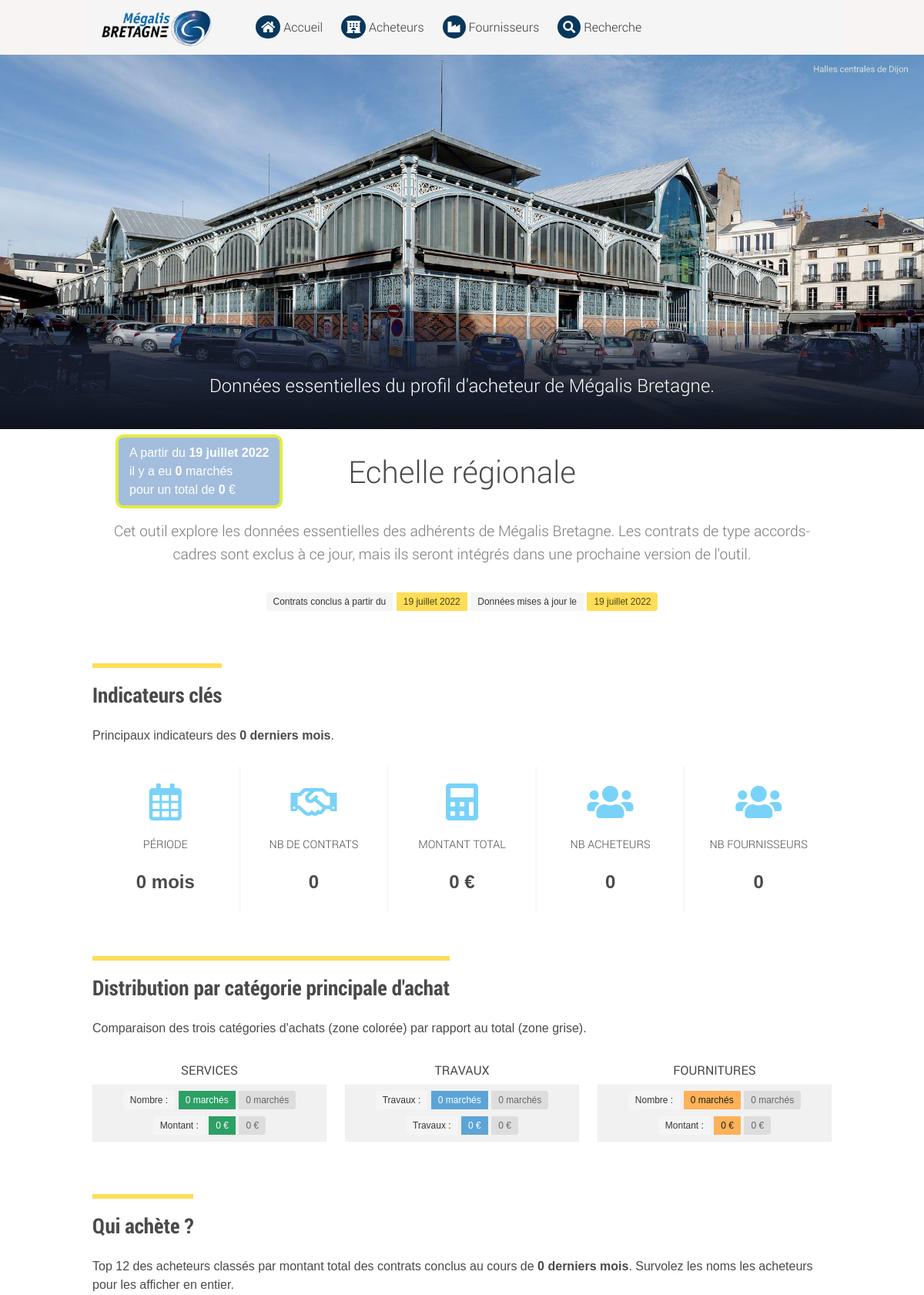
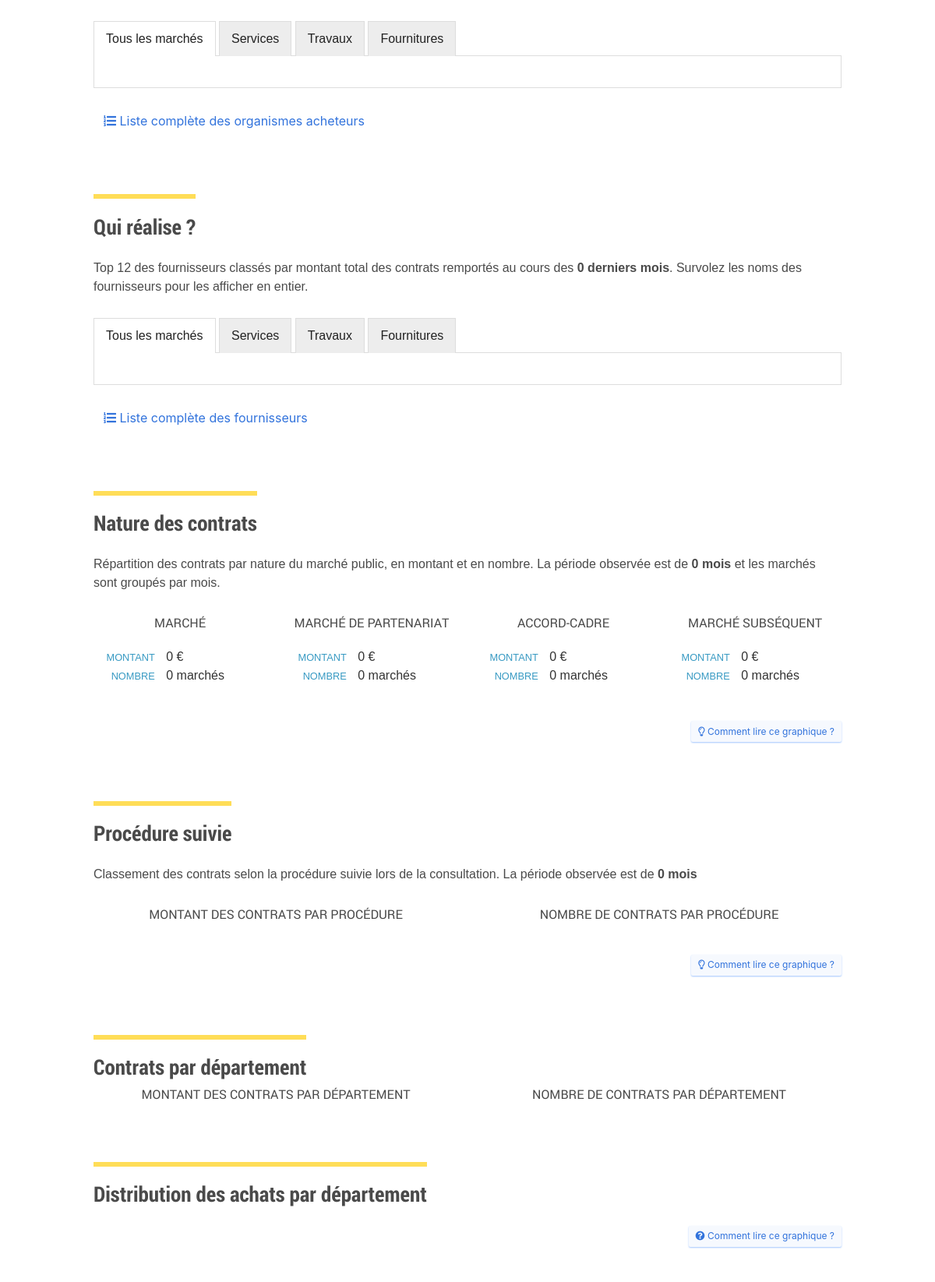
The page /ui/territoire.php (upper part) on the database its author committed (2 pictures, top to bottom).
### tables this page shows
CREATE TABLE `nature` (
  `id_nature` int(10) UNSIGNED NOT NULL,
  `nom_nature` varchar(45) DEFAULT NULL
);

### ui/inc/config.php (called while the page is built)
<?php
require_once('data/model.php');
require_once('data/connect.php');
$connect->set_charset("utf8");
$config = getConfig($connect);
$formatter = new IntlDateFormatter('fr_FR', IntlDateFormatter::SHORT, IntlDateFormatter::SHORT);
$formatter->setPattern('d MMMM Y');
$debut = new DateTime($config['date_debut']);
$fin = new DateTime($config['date_mise_a_jour']);
$interval = $debut->diff($fin);
$yearsInMonths = $interval->format('%r%y') * 12;
$months = $interval->format('%r%m');
$nb_mois = $yearsInMonths + $months;
$donnees_mises_a_jour = $formatter->format(new DateTime($config['date_mise_a_jour']));
$donnees_a_partir_du = $formatter->format(new DateTime($config['date_debut']));
?>

### ui/data/model.php (called while the page is built, shortened)
<?php
function clean_get_dept()
{
  try
  {
    return 0;
  }
  catch (Exception $e)
  {
    return 0;
  }
}
function nf ($n)
{
  return number_format ($n, 0, ",", " ");
}
function getConfig ($connect)
{
    $sql = "SELECT date_mise_a_jour,date_debut
          FROM config";
    try
    {
        $result = $connect->query($sql);
    }
    catch (Exception $e)
    {
        $nom = $e;
    }
    $out = [];
    $out['date_mise_a_jour'] = $date_mise_a_jour;
    $out['date_debut'] = $date_debut;
    return $out;
}
function getKPI ($connect, $id=0, $months=0, $dept=0)
{
  $sql = "SELECT SUM(montant) as montant_total,
  COUNT(m.id) as nombre,
  MAX(montant) maximum,
  AVG(montant) moyenne,
  (DATEDIFF( MAX(date_notification), MIN(date_notification) ) / 30 ) periode,
  COUNT(DISTINCT(a.nom_acheteur)) nb_acheteurs,
  COUNT(DISTINCT(t.denomination_sociale)) nb_fournisseurs
  FROM marche m
  LEFT JOIN acheteur a ON a.id_acheteur = m.id_acheteur
  INNER JOIN marche_titulaires mt ON m.id_marche = mt.id_marche
  INNER JOIN titulaire t ON mt.id_titulaires = t.id_titulaire
  INNER JOIN lieu l ON l.id_lieu = m.id_lieu_execution
  WHERE m.date_notification > '0000-00-00' ";
  try
  {
    $result = $connect->query($sql);
    $kpi = [];
    if ($result)
    {
      while ( $r = mysqli_fetch_assoc( $result ) )
      {
        $kpi['montant_total'] = $r['montant_total'];
        $kpi['nombre'] = $r['nombre'];
        $kpi['maximum'] = $r['maximum'];
        $kpi['moyenne'] = $r['moyenne'];
        $kpi['periode'] = $months > 0 ? $months : $r['periode'];
        $kpi['nb_acheteurs'] = $r['nb_acheteurs'];
        $kpi['nb_fournisseurs'] = $r['nb_fournisseurs'];
        $kpi['sql'] = $sql;
      }
    }
  }
  catch (Exception $e) {  }
  return $kpi;
}
function getNatures2 ($connect, $id=0, $months=12)
{
  $sql = "SELECT n.id_nature, COALESCE(COUNT(m.montant), 0) nb_nature, COALESCE(SUM(m.montant),0) total, n.nom_nature
          FROM nature n
          LEFT JOIN (
            SELECT *
            FROM marche
            WHERE date_notification > '0000-00-00'
            AND date_notification > DATE_SUB(CURRENT_DATE(), INTERVAL $months MONTH)
          ) m ON n.id_nature = m.id_nature ";
  $sql .= "GROUP BY nom_nature ORDER BY id_nature ASC";
  try
  {
    $result = $connect->query($sql);
    $out=[];
    if ($result)
    {
      while ( $r = mysqli_fetch_assoc( $result ) )
      {
        $out[]=$r;
      }
    }
  }
  catch (Exception $e) {  }
  return $out;
}

### ui/territoire.php (the view, shortened to what this page needs)
<?php
include('inc/head.php');
include('inc/config.php');
?>
<?php
include('inc/nav.php');
require_once('data/model.php');
require_once('data/connect.php');
$connect->set_charset("utf8");
$dept = clean_get_dept();
$kpi = getKPI($connect, null, $nb_mois, $dept);
?>
<div id="bandeauHome">
  <img id="halles" src="img/Dijon_Halles_01.jpg" alt="Les Halles de Dijon - Marché public" />
  <div id="statsHome">
    <div style="max-width: 940px; padding: 0 20px; margin: 0 auto;">
      <p id="phraseHome">
        A partir du <b><?php echo  $donnees_a_partir_du; ?></b></br>
        il y a eu <b><?php echo  nf($kpi['nombre']) ; ?></b> marchés</br>
        pour un total de <b><?php echo nf($kpi['montant_total']) ; ?></b> €
      </p>
    </div>
  </div>
  <h1 class='is-size-4 is-size-4-mobile'>Données essentielles du profil d'acheteur de Mégalis Bretagne.</h1>
</div>
<div id="main">
    <div class="container">
      <h2 class="is-size-2 has-text-centered is-size-2-desktop is-size-3-mobile">Echelle régionale</h2>
      <h2 id="dates" class="has-text-centered subtitle">Cet outil explore les données essentielles des adhérents de Mégalis Bretagne. Les contrats de type accords-cadres sont exclus à ce jour, mais ils seront intégrés dans une prochaine version de l'outil.</h2>
    <div id="dates" class="has-text-centered">
      <span class='tags has-addons'>
        <span class='tag is-light'>Contrats conclus à partir du </span>
        <span class='tag is-warning'><?php echo $donnees_a_partir_du;?></span>
        <span class='tag is-light'>Données mises à jour le </span>
        <span class='tag is-warning'><?php echo $donnees_mises_a_jour;?></span>
      </span>
    </div>
  </div>
  <div class="container">
  <h3>Indicateurs clés</h3>
  <p>Principaux indicateurs des <b><?php echo $nb_mois;?> derniers mois</b>.</p>
  <div class="kpis columns">
    <div class="column kpi">
      <i class="far fa-calendar-alt fa-3x has-text-blue-light pb-1"></i>
      <span>Période</span>
      <b id="kpi-periode"><?php echo ceil( $kpi['periode'] ); ?> mois</b>
    </div>
    <div class="column kpi">
      <i class="far fa-handshake fa-3x has-text-blue-light pb5"></i>
      <span title="Nombre de contrats">Nb de contrats</span>
      <b id="kpi-nb-marches"><?php echo nf( $kpi['nombre'] ); ?></b>
    </div>
    <div class="column kpi">
      <i class="fas fa-calculator fa-3x has-text-blue-light"></i>
      <span>Montant total</span>
      <b id="kpi-montant-total"><?php echo nf( $kpi['montant_total'] ); ?> €</b>
    </div>
    <div class="column kpi">
      <i class="fas fa-users fa-3x has-text-blue-light "></i>
      <span title="Nombre d'acheteurs">Nb Acheteurs</span>
      <b id="kpi-max"><?php echo nf( $kpi['nb_acheteurs'] ); ?> </b>
    </div>
    <div class="column kpi">
      <i class="fas fa-users fa-3x has-text-blue-light "></i>
      <span title="Nombre de fournisseurs">Nb Fournisseurs</span>
      <b id="kpi-max"><?php echo nf( $kpi['nb_fournisseurs'] ); ?> </b>
    </div>
  </div>
    </div>
  <section class="section">
    <div class="container">
  <?php
  include('inc/categories-principales-html.php');
  ?>
    </div>
  </section>
  <section class="section">
    <div class="container">
    <h3>Qui achète ?</h3>
    <p>Top 12 des acheteurs classés par montant total des contrats conclus au cours de <b><?php echo $nb_mois;?> derniers mois</b>. Survolez les noms les acheteurs pour les afficher en entier.</p>
    <div id="acheteurs">
    <ul class="tab-container">
      <li class="tab-link current" data-tab="tab-1">Tous les marchés</li>
      <li class="tab-link" data-tab="tab-2">Services</li>
      <li class="tab-link" data-tab="tab-3">Travaux</li>
      <li class="tab-link" data-tab="tab-4">Fournitures</li>
    </ul>
    <div id="tab-1" class="tab-content current">
      <div class="columns">
        <div class="column is-one-third tagsBlock quiListe">
          </div>
          <div class="column">
          </div>
      </div>
    </div>
  <p><button id="getListeAcheteurs" class="button has-text-link is-white"><i class="fas fa-list-ol"></i>&nbsp;Liste complète des organismes acheteurs </button></p>
</div>
</div>
</section>
<section class="section">
    <div class="container">
    <h3>Qui réalise ?</h3>
    <p>Top 12 des fournisseurs classés par montant total des contrats remportés au cours des <b><?php echo $nb_mois;?> derniers mois</b>. Survolez les noms des fournisseurs pour les afficher en entier.</p>
    <div id="titulaires">
    <ul class="tab-container">
      <li class="tab-link current" data-tab="tab-t1">Tous les marchés</li>
      <li class="tab-link" data-tab="tab-t2">Services</li>
      <li class="tab-link" data-tab="tab-t3">Travaux</li>
      <li class="tab-link" data-tab="tab-t4">Fournitures</li>
    </ul>
    <div id="tab-t1" class="tab-content current">
      <div class="columns">
        <div class="column is-one-third tagsBlock quiListe">
          </div>
          <div class="column">
          </div>
      </div>
    </div>
  <p><button id="getListeTitulaires" class="button has-text-link is-white"><i class="fas fa-list-ol"></i>&nbsp;Liste complète des fournisseurs </button></p>
</div>
</div>
</section>
    <div class="container">
<h3>Nature des contrats</h3>
<p>Répartition des contrats par nature du marché public, en montant et en nombre. La période observée est de <b><?php echo $nb_mois;?> mois</b> et les marchés sont groupés par mois. </p>
<div class="columns sequence">
  <?php
  $natures = getNatures2($connect, 0, $nb_mois);
  foreach ($natures as $nature):
    ?>
    <div class="column">
      <h4><?php echo $nature['nom_nature'];?></h4>
      <ul class="natures">
        <li><span>Montant</span> <?php echo nf($nature['total']);?> €</li>
        <li><span>Nombre</span> <?php echo nf($nature['nb_nature']);?> marchés</li>
      </ul>
    </div>
  <?php
endforeach;
?>
</div>
<div>
<?php include('inc/aideNature.php');?>
</div>
</div>
    <div class="container">
<h3>Procédure suivie</h3>
<p>Classement des contrats selon la procédure suivie lors de la consultation. La période observée est de <b><?php echo $nb_mois;?> mois</b> </p>
<div class="columns sequence">
  <div class="column">
    <h4>Montant des contrats par procédure</h4>
  </div>
<div class="column">
  <h4>Nombre de contrats par procédure</h4>
</div>
</div>
<?php
include('inc/aideProcedures.php');
?>
</div>
    <div class="container">
  <h3>Contrats par département</h3>
  <div class="columns">
    <div class="column">
      <h4>Montant des contrats par département</h4>
    </div>
    <div class="column">
      <h4>Nombre de contrats par département</h4>
    </div>
  </div>
</div>
    <div class="container">
  <h3>Distribution des achats par département</h3>
  <p class="has-text-right"><button id="aideCPVLieuxBtn" class="button has-text-link is-link-bg is-small"><i class="fas fa-question-circle"></i>&nbsp;Comment lire ce graphique ?</button></p>
</div>
</div>
<?php include('inc/footer.php'); ?>

### rows shown on the page
nature: nom_nature "MARCHÉ", total "0", nb_nature "0"
nature: nom_nature "MARCHÉ DE PARTENARIAT", total "0", nb_nature "0"
nature: nom_nature "ACCORD-CADRE", total "0", nb_nature "0"
nature: nom_nature "MARCHÉ SUBSÉQUENT", total "0", nb_nature "0"

### other values the page prints
$donnees_a_partir_du "19 juillet 2022"
nf($kpi['nombre']) "0"
nf($kpi['montant_total']) "0"
$donnees_mises_a_jour "19 juillet 2022"
$nb_mois "0"
ceil( $kpi['periode'] ) "0"
nf( $kpi['nombre'] ) "0"
nf( $kpi['montant_total'] ) "0"
nf( $kpi['nb_acheteurs'] ) "0"
nf( $kpi['nb_fournisseurs'] ) "0"
nf($cats->nombreServices) "0"
nf($cats->totalNombre) "0"
nf($cats->montantServices) "0"
nf($cats->totalMontant) "0"
nf($cats->nombreTravaux) "0"
